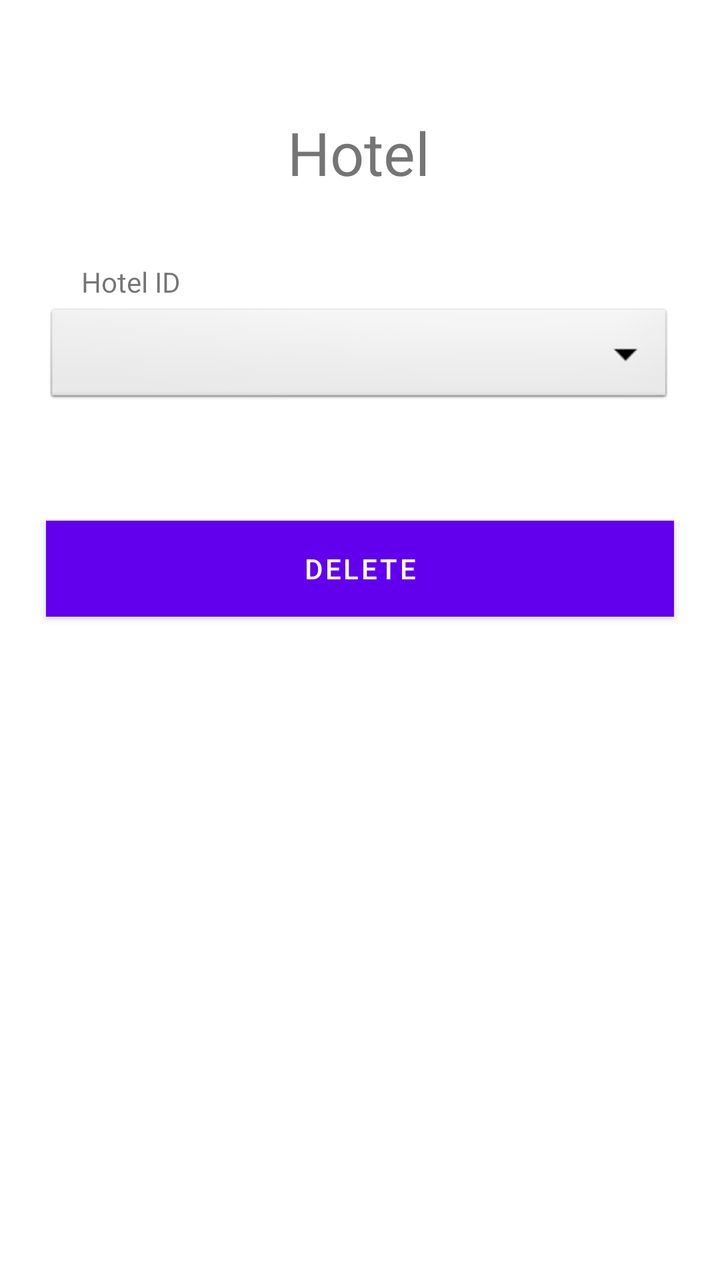
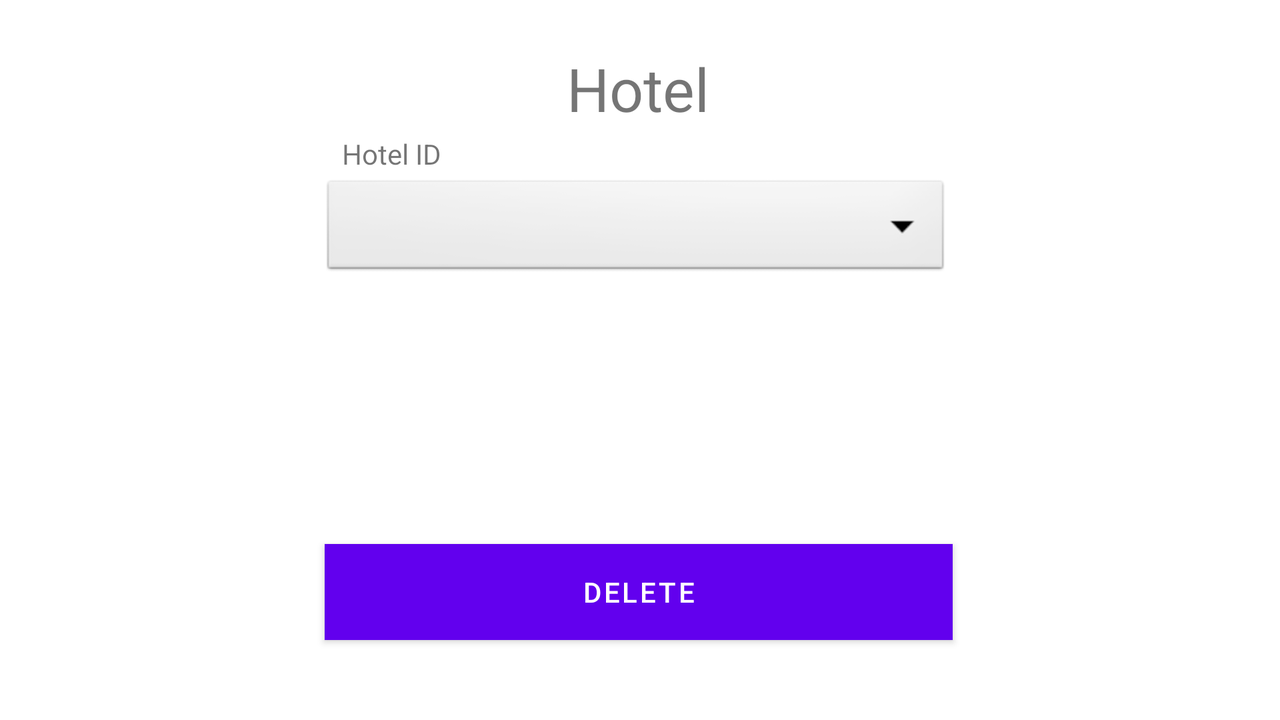

First picture: res/layout/ on a phone held upright. Second picture: the repository's own variant of that layout, on a device whose configuration matches the variant's folder. Source for both follows.
<!-- AndroidManifest.xml: application theme Theme.Travelody -->
<!-- res/layout/fragment_hotel_delete.xml -->
<?xml version="1.0" encoding="utf-8"?>
<FrameLayout xmlns:android="http://schemas.android.com/apk/res/android"
    xmlns:app="http://schemas.android.com/apk/res-auto"
    xmlns:tools="http://schemas.android.com/tools"
    android:layout_width="match_parent"
    android:layout_height="match_parent"
    tools:context=".Controller.HotelDelete">

    <androidx.constraintlayout.widget.ConstraintLayout
        android:layout_width="match_parent"
        android:layout_height="match_parent">

        <TextView
            android:id="@+id/HotelDeleteTitle"
            android:layout_width="wrap_content"
            android:layout_height="wrap_content"
            android:layout_marginTop="56dp"
            android:text="Hotel"
            android:textSize="30dp"
            app:layout_constraintEnd_toEndOf="parent"
            app:layout_constraintHorizontal_bias="0.498"
            app:layout_constraintStart_toStartOf="parent"
            app:layout_constraintTop_toTopOf="parent" />

        <TextView
            android:id="@+id/HotelDeleteIDText"
            android:layout_width="62dp"
            android:layout_height="21dp"
            android:text="Hotel ID"
            app:layout_constraintBottom_toTopOf="@+id/HotelDeleteChoose"
            app:layout_constraintEnd_toEndOf="parent"
            app:layout_constraintHorizontal_bias="0.137"
            app:layout_constraintStart_toStartOf="parent" />

        <Spinner
            android:id="@+id/HotelDeleteChoose"
            android:layout_width="314dp"
            android:layout_height="52dp"
            android:layout_marginTop="56dp"
            android:background="@android:drawable/btn_dropdown"
            android:spinnerMode="dropdown"
            app:layout_constraintEnd_toEndOf="parent"
            app:layout_constraintHorizontal_bias="0.494"
            app:layout_constraintStart_toStartOf="parent"
            app:layout_constraintTop_toBottomOf="@+id/HotelDeleteTitle"
            tools:ignore="SpeakableTextPresentCheck" />

        <Button
            android:id="@+id/HotelDeleteButton"
            android:layout_width="314dp"
            android:layout_height="48dp"
            android:layout_marginTop="56dp"
            android:background="@color/brown"
            android:text="Delete"
            app:layout_constraintEnd_toEndOf="parent"
            app:layout_constraintHorizontal_bias="0.498"
            app:layout_constraintStart_toStartOf="parent"
            app:layout_constraintTop_toBottomOf="@+id/HotelDeleteChoose"
            tools:ignore="TextContrastCheck" />
    </androidx.constraintlayout.widget.ConstraintLayout>

</FrameLayout>
<!-- resources referenced by this layout -->
<resources>
  <color name="brown">#C6B497</color>
  <style name="Theme.Travelody" parent="Theme.MaterialComponents.DayNight.DarkActionBar">
          
          <item name="colorPrimary">@color/purple_500</item>
          <item name="colorPrimaryVariant">@color/purple_700</item>
          <item name="colorOnPrimary">@color/white</item>
          
          <item name="colorSecondary">@color/teal_200</item>
          <item name="colorSecondaryVariant">@color/teal_700</item>
          <item name="colorOnSecondary">@color/black</item>
          
          <item name="android:statusBarColor" tools:targetApi="l">?attr/colorPrimaryVariant</item>
          
      </style>
  <color name="purple_500">#FF6200EE</color>
  <color name="purple_700">#FF3700B3</color>
  <color name="white">#FFFFFFFF</color>
  <color name="teal_200">#FF03DAC5</color>
  <color name="teal_700">#FF018786</color>
  <color name="black">#FF000000</color>
</resources>
<!-- res/layout-land/fragment_hotel_delete.xml (the repository's variant of the layout above) -->
<!-- drawn on the phone turned sideways -->
<?xml version="1.0" encoding="utf-8"?>
<FrameLayout xmlns:android="http://schemas.android.com/apk/res/android"
    xmlns:app="http://schemas.android.com/apk/res-auto"
    xmlns:tools="http://schemas.android.com/tools"
    android:layout_width="match_parent"
    android:layout_height="match_parent"
    tools:context=".Controller.HotelDelete">

    <androidx.constraintlayout.widget.ConstraintLayout
        android:layout_width="match_parent"
        android:layout_height="match_parent">

        <TextView
            android:id="@+id/HotelDeleteTitle"
            android:layout_width="wrap_content"
            android:layout_height="wrap_content"
            android:layout_marginTop="24dp"
            android:text="Hotel"
            android:textSize="30dp"
            app:layout_constraintEnd_toEndOf="parent"
            app:layout_constraintHorizontal_bias="0.498"
            app:layout_constraintStart_toStartOf="parent"
            app:layout_constraintTop_toTopOf="parent" />

        <TextView
            android:id="@+id/HotelDeleteIDText"
            android:layout_width="62dp"
            android:layout_height="21dp"
            android:text="Hotel ID"
            app:layout_constraintBottom_toTopOf="@+id/HotelDeleteChoose"
            app:layout_constraintEnd_toEndOf="parent"
            app:layout_constraintHorizontal_bias="0.296"
            app:layout_constraintStart_toStartOf="parent" />

        <Spinner
            android:id="@+id/HotelDeleteChoose"
            android:layout_width="314dp"
            android:layout_height="52dp"
            android:layout_marginTop="24dp"
            android:background="@android:drawable/btn_dropdown"
            android:spinnerMode="dropdown"
            app:layout_constraintEnd_toEndOf="parent"
            app:layout_constraintHorizontal_bias="0.494"
            app:layout_constraintStart_toStartOf="parent"
            app:layout_constraintTop_toBottomOf="@+id/HotelDeleteTitle"
            tools:ignore="SpeakableTextPresentCheck" />

        <Button
            android:id="@+id/HotelDeleteButton"
            android:layout_width="314dp"
            android:layout_height="48dp"
            android:layout_marginBottom="40dp"
            android:background="@color/brown"
            android:text="Delete"
            app:layout_constraintBottom_toBottomOf="parent"
            app:layout_constraintEnd_toEndOf="parent"
            app:layout_constraintHorizontal_bias="0.498"
            app:layout_constraintStart_toStartOf="parent"
            tools:ignore="TextContrastCheck" />
    </androidx.constraintlayout.widget.ConstraintLayout>

</FrameLayout>
